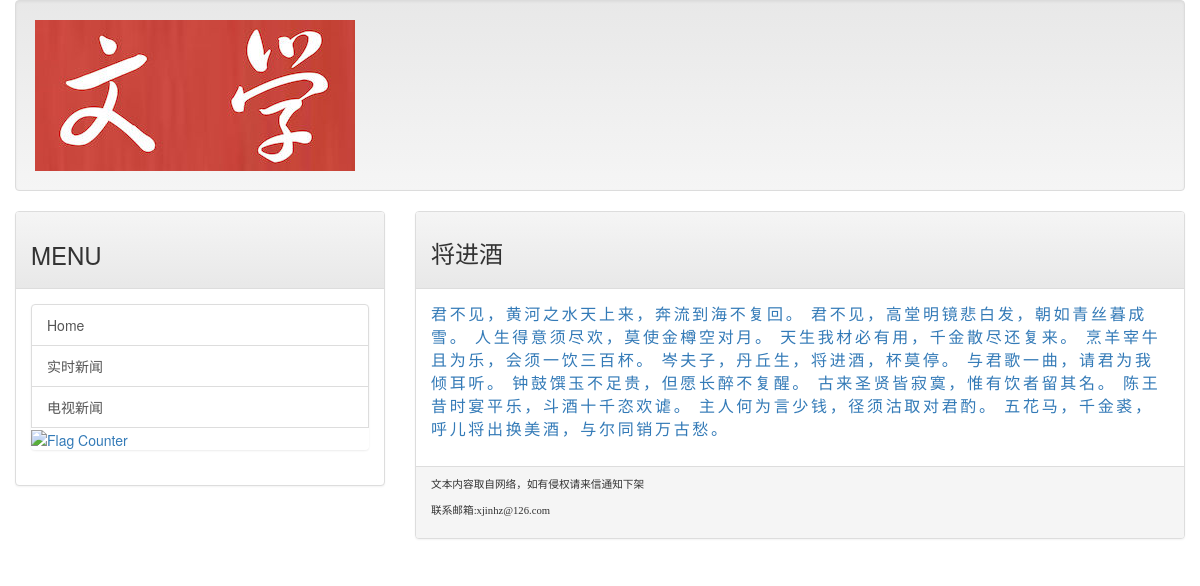
The page /post/qiangjinjiju on the database its author committed.
### mainsite/models.py (models this page shows, shortened)
class Post(models.Model):
    title = models.CharField(max_length=200)
    slug = models.CharField(max_length=200)
    body = models.TextField()
    pub_date = models.DateField(default=timezone.now())
    class Meta:
        ordering = ('-pub_date',)

### mainsite/views.py (the view)
# urls.py: url(r'^post/(\w+)$', showpost),
def showpost(request, slug):
    template = get_template('post.html')
    try:
        post = Post.objects.get(slug=slug)
        if post != None:
            html = template.render(locals())
            return HttpResponse(html)
    except:
        return redirect('/')

### templates/post.html (shortened to what this page needs)
{% extends 'base.html' %}
{% load markdown_deux_tags %}
{% block headmessage %}
    <h3 style="font-family: 微软雅黑;">{{ post.title }}</h3>
{% endblock %}
{% block content %}
    <a style="font-family: 微软雅黑;font-size: 12pt;letter-spacing: 2pt;">
        {{ post.body | markdown }}</a>
{% endblock %}

### rows shown on the page
Post: title "将进酒", body "君不见，黄河之水天上来，奔流到海不复回。 君不见，高堂明镜悲白发，朝如青丝暮成雪。 人生得意须尽欢，莫使金樽空对月。 天生我材必有用，千金散尽还复来。 烹羊宰牛且为乐，会须一饮三百杯。 岑夫子，丹丘生，将进酒，杯莫停。 与君歌一曲，请君为我倾耳听。 钟鼓馔玉不足贵，但愿长醉不复醒。 古来圣贤皆寂寞，惟有饮者留其名。 陈王昔时宴平乐，斗酒十千恣欢谑。 主人何为言少钱，径须沽取对君酌。 五花马，千金裘，呼儿将出换美酒，与尔同销万古愁。"
